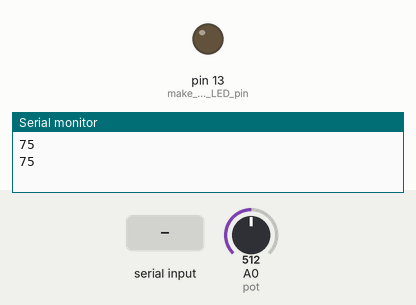
This sketch was run on a simulated Arduino Uno, built with avr-gcc and run on an emulated ATmega328P. Parts: output pins drawn as LEDs (lit = HIGH), the last lines printed to the serial monitor. The test bench sets the inputs (shaded band); at power-on: A0 (pot) = 512.

Above: at 1.8 s.
1.9 s: "o" received over Serial
At 3.2 s:
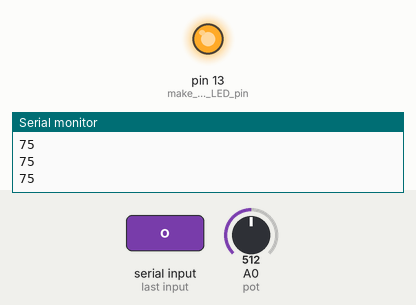
3.6 s: "c" received over Serial
At 5.5 s:
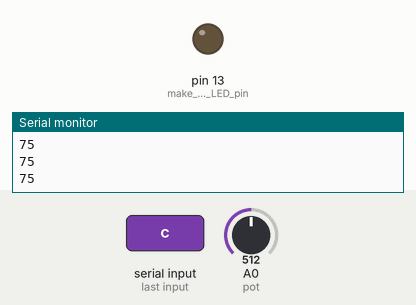
Timing chart, 0 to 7.0 s (numbered marks = the images above; inputs shaded):
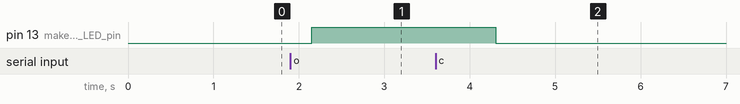

The sketch:

son.ino
```cpp
#define pot A0

void setup() {
  Serial.begin(9600); //initialize serial COM at 9600 baudrate
  pinMode(LED_BUILTIN, OUTPUT); //make the LED pin (13) as output
  digitalWrite (LED_BUILTIN, LOW);
  //Serial.println("Hi!, I am Arduino");
  pinMode(A0, INPUT);
}

void loop() {
  int value = analogRead(pot);
  value = map(value, 0,1023, 0,150);
  Serial.println(value);
  delay(1000);
  if(Serial.available()){
   char data = Serial.read();
   int value = analogRead(pot);
   value = map(value, 0,1023, 0,150);
   Serial.println(value);
   delay(150);
  //Serial.println(data);
  if(data == 'o'){
    digitalWrite (LED_BUILTIN, HIGH);
}
  else if(data == 'c'){
    digitalWrite (LED_BUILTIN, LOW);

}
}

}
```

Measured:
- after the input at 1.9 s, pin 13 (make_the_LED_pin): LOW → HIGH after 0.25 s
- after the input at 3.6 s, pin 13 (make_the_LED_pin): HIGH → LOW after 0.70 s
